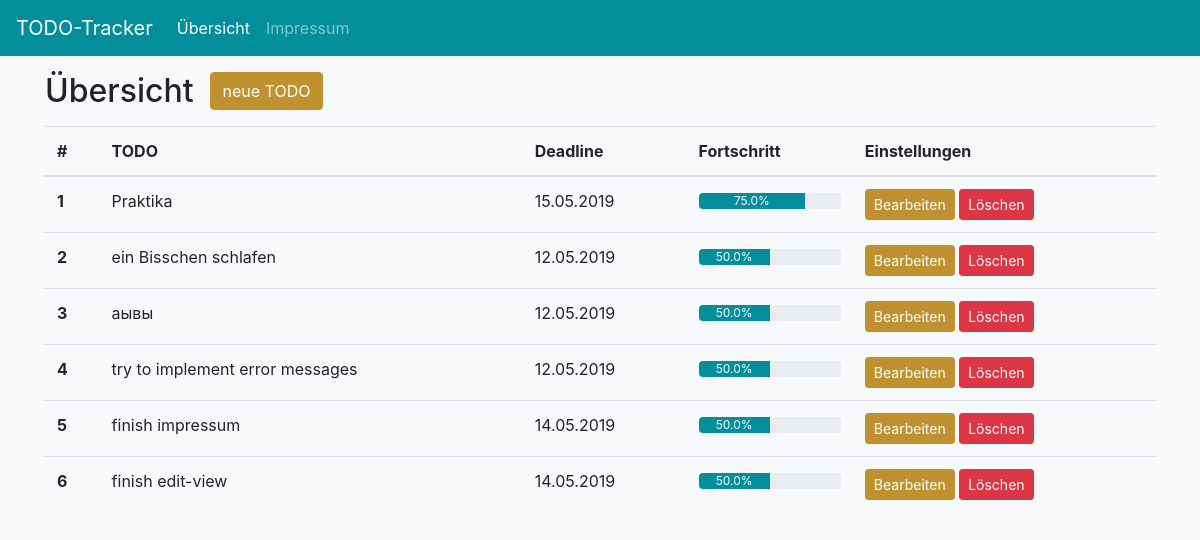
/, run on an earlier commit of the app's database.
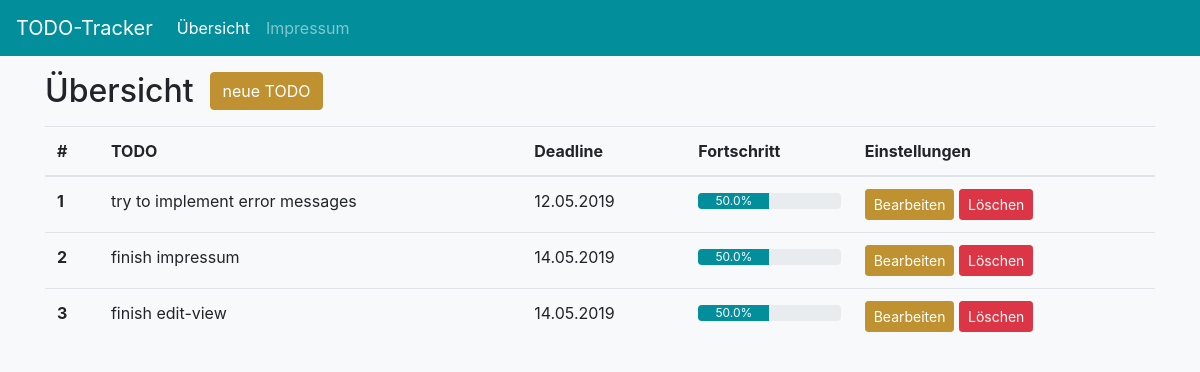
And on a later commit of the database.
### todo/models.py (models this page shows)
class Task(models.Model):
    task_text = models.CharField(max_length=160)
    deadline = models.DateField('deadline')
    progress = models.FloatField('progress')
    pub_date = models.DateTimeField('date published')

### todo/views.py (the view)
# urls.py: path('', views.index, name='index'),
def index(request):
    task_list = Task.objects.order_by('-pub_date')
    context = {
        'task_list' : task_list,
    }
    return render(request, 'todo/index.html', context)

### todo/templates/todo/index.html
{% extends "base.html" %}
{% block main %}
<main class="mt-3">
    <div class="container">
        <div class="d-inline-flex">
            <h2 class="mr-3 mb-3">Übersicht</h2>
            <a href="{% url 'todo:create-todo' %}" class="btn btn-custom-primary mb-3">neue TODO</a>
        </div>
        <table class="table">
            <thead>
            <tr>
                <th scope="col">#</th>
                <th scope="col">TODO</th>
                <th scope="col">Deadline</th>
                <th scope="col">Fortschritt</th>
                <th scope="col">Einstellungen</th>
            </tr>
            </thead>
            <tbody>
            {% for task in task_list %}
                <tr>
                <th scope="row">{{ forloop.counter }}</th>
                <td>{{ task.task_text }}</td>
                <td>{{ task.deadline|date:"d.m.Y"}}</td>
                <td>
                    <div class="progress mt-1">
                        <div class="progress-bar" role="progressbar" aria-valuenow="100"
                             aria-valuemin="0" aria-valuemax="100" style="width:{{ task.progress }}%">
                            {{ task.progress }}%
                        </div>
                    </div>
                </td>
                <td>
                    <a href="{% url 'todo:edit-todo' task.id %}" class="btn btn-sm btn-custom-primary">Bearbeiten</a>
                    <a href="{% url 'todo:delete-todo' task.id %}" onclick="return confirm('Möchten Sie wirklich die Aufgabe löschen?');" class="btn btn-sm btn-danger">Löschen</a>
                </td>
            </tr>
            {% endfor %}
            </tbody>
        </table>
    </div>
</main>
{% endblock %}

What changed in the data, as far as the page shows it:
removed Task: task_text "Praktika", deadline "15.05.2019", progress "75.0"
removed Task: task_text "ein Bisschen schlafen", deadline "12.05.2019", progress "50.0"
removed Task: task_text "аывы", deadline "12.05.2019", progress "50.0"
